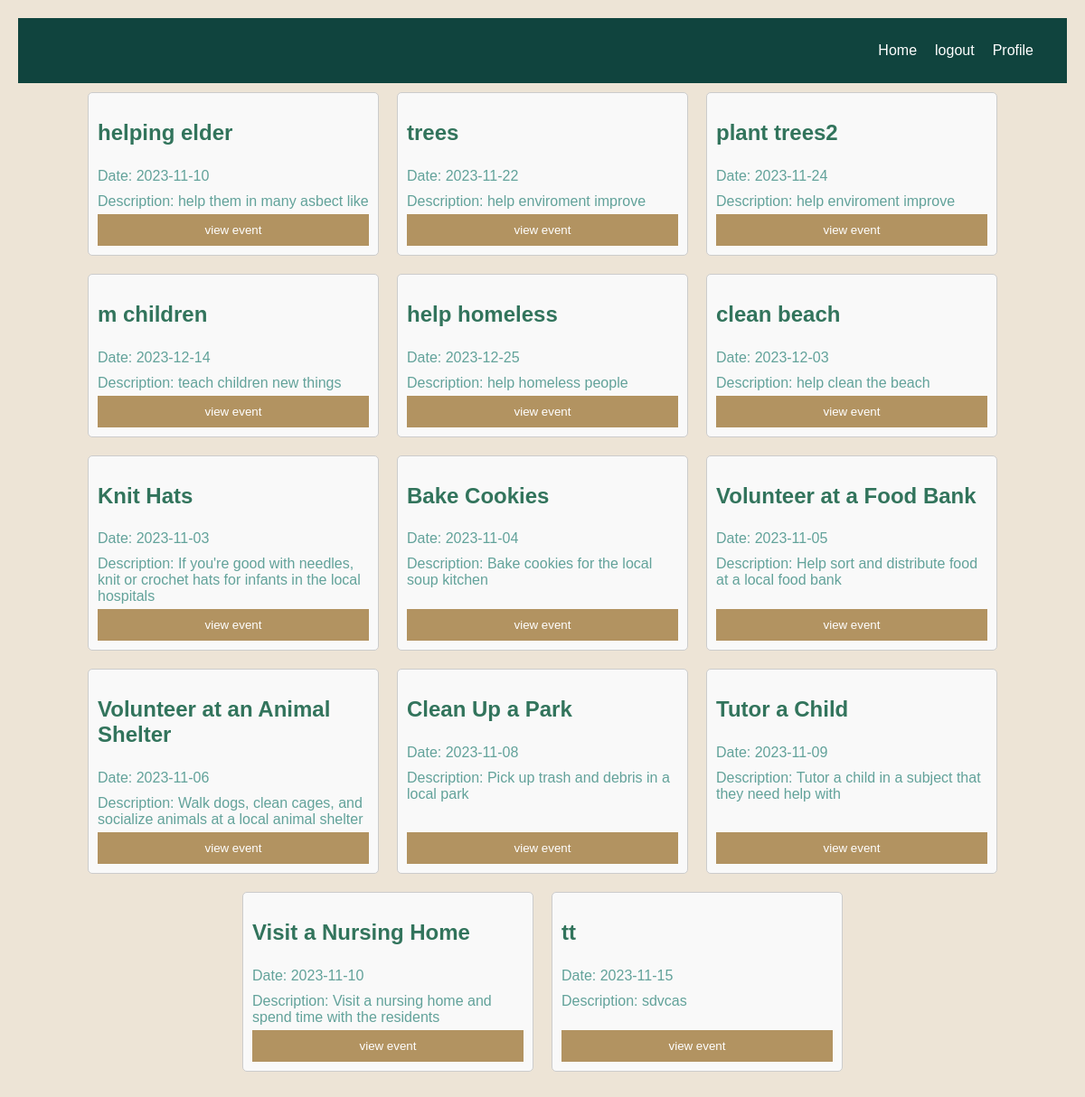
Screenshot of /events.php with the database file from the repository.
### tables this page shows
CREATE TABLE `events` (
  `events_id` int(11) NOT NULL,
  `title` varchar(100) DEFAULT NULL,
  `description` text DEFAULT NULL,
  `status` tinyint(1) NOT NULL DEFAULT 1,
  `created_at` date DEFAULT NULL,
  `category` int(1) NOT NULL,
  `participant` int(2) NOT NULL
);

### events.php (the view, shortened to what this page needs)
<?php
include 'abd/connect.php';
    $query = "SELECT * FROM events";
    $stmt = $pdo->query($query);
?>
<!DOCTYPE html>
<html lang="en">
<head>
</head>
<body>
<!DOCTYPE html>
<html>
<head>
</head>
<body>
    <div id='container'>
        <div class="navbar">
            <a href="home.php">Home</a>
            <a href="login_form.php" class="btn">logout</a>
            <a href="user_profilee.php" class="btn">Profile</a>
        </div>
        <?php
        while ($row = $stmt->fetch(PDO::FETCH_ASSOC)) {
            echo '<div class="event-card">';
            echo '<h2>' . $row['title'] . '</h2>';
            echo '<p>Date: ' . $row['created_at'] . '</p>';
            echo '<p>Description: ' . $row['description'] . '</p>';
            echo '<button><a href="enter_event.php?id=' . $row['events_id'] . '">view event</a></button>';
            echo '</div>';
        }
        ?>
    </div>
</body>
</html>
</body>
</html>

### events.php (style rules this page uses)
body { font-family: Arial, sans-serif; background-color: #ede4d6; margin: 0; padding: 0; display: flex; flex-wrap: wrap; justify-content: space-between; }
#container { width: 100%; display: flex; flex-wrap: wrap; justify-content: center; padding: 20px; }
.navbar { background-color: #10443e; color: #fff; padding: 27px; width: 100%; display: flex; justify-content: flex-end; }
.navbar a { color: #fff; text-decoration: none; margin: 0 10px; }
.event-card { width: 300px; border: 1px solid #ccc; padding: 10px; margin: 10px; max-width: 300px; background-color: #f9f9f9; border-radius: 5px; display: flex; flex-direction: column; }
.event-card h2 { color: #32745c; font-size: 1.5rem; }
.event-card p { color: #62a29a; margin: 5px 0; }
.event-card button { background-color: #b29361; color: #fff; border: none; padding: 10px; margin-top: auto; cursor: pointer; }
.event-card button a { text-decoration: none; color: #fff; }

### rows the page displays
events: title "helping elder", created_at "2023-11-10", description "help them in many asbect like"
events: title "trees", created_at "2023-11-22", description "help enviroment improve"
events: title "plant trees2", created_at "2023-11-24", description "help enviroment improve"
events: title "m children", created_at "2023-12-14", description "teach children new things"
events: title "help homeless", created_at "2023-12-25", description "help homeless people"
events: title "clean beach", created_at "2023-12-03", description "help clean the beach"
events: title "Knit Hats", created_at "2023-11-03", description "If you're good with needles, knit or crochet hats for infants in the local hospitals"
events: title "Bake Cookies", created_at "2023-11-04", description "Bake cookies for the local soup kitchen"
events: title "Volunteer at a Food Bank", created_at "2023-11-05", description "Help sort and distribute food at a local food bank"
events: title "Volunteer at an Animal Shelter", created_at "2023-11-06", description "Walk dogs, clean cages, and socialize animals at a local animal shelter"
events: title "Clean Up a Park", created_at "2023-11-08", description "Pick up trash and debris in a local park"
events: title "Tutor a Child", created_at "2023-11-09", description "Tutor a child in a subject that they need help with"
events: title "Visit a Nursing Home", created_at "2023-11-10", description "Visit a nursing home and spend time with the residents"
events: title "tt", created_at "2023-11-15", description "sdvcas"
